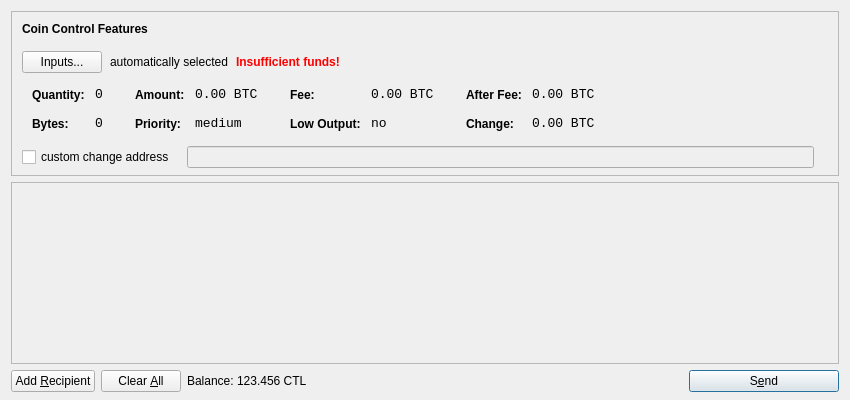
<?xml version="1.0" encoding="UTF-8"?>
<ui version="4.0">
 <class>SendCoinsDialog</class>
 <widget class="QDialog" name="SendCoinsDialog">
  <property name="geometry">
   <rect>
    <x>0</x>
    <y>0</y>
    <width>850</width>
    <height>400</height>
   </rect>
  </property>
  <property name="windowTitle">
   <string>Send Coins</string>
  </property>
  <layout class="QVBoxLayout" name="verticalLayout" stretch="0,1,0">
   <property name="bottomMargin">
    <number>8</number>
   </property>
   <item>
    <widget class="QFrame" name="frameCoinControl">
     <property name="sizePolicy">
      <sizepolicy hsizetype="Expanding" vsizetype="Expanding">
       <horstretch>0</horstretch>
       <verstretch>0</verstretch>
      </sizepolicy>
     </property>
     <property name="maximumSize">
      <size>
       <width>16777215</width>
       <height>16777215</height>
      </size>
     </property>
     <property name="frameShape">
      <enum>QFrame::StyledPanel</enum>
     </property>
     <property name="frameShadow">
      <enum>QFrame::Sunken</enum>
     </property>
     <layout class="QVBoxLayout" name="verticalLayoutCoinControl2">
      <property name="spacing">
       <number>-1</number>
      </property>
      <property name="leftMargin">
       <number>0</number>
      </property>
      <property name="topMargin">
       <number>0</number>
      </property>
      <property name="rightMargin">
       <number>0</number>
      </property>
      <property name="bottomMargin">
       <number>6</number>
      </property>
      <item>
       <layout class="QVBoxLayout" name="verticalLayoutCoinControl" stretch="0,0,0,0,1">
        <property name="spacing">
         <number>0</number>
        </property>
        <property name="leftMargin">
         <number>10</number>
        </property>
        <property name="topMargin">
         <number>10</number>
        </property>
        <item>
         <layout class="QHBoxLayout" name="horizontalLayoutCoinControl1">
          <property name="bottomMargin">
           <number>15</number>
          </property>
          <item>
           <widget class="QLabel" name="labelCoinControlFeatures">
            <property name="sizePolicy">
             <sizepolicy hsizetype="Preferred" vsizetype="Maximum">
              <horstretch>0</horstretch>
              <verstretch>0</verstretch>
             </sizepolicy>
            </property>
            <property name="font">
             <font>
              <weight>75</weight>
              <bold>true</bold>
             </font>
            </property>
            <property name="styleSheet">
             <string notr="true">font-weight:bold;</string>
            </property>
            <property name="text">
             <string>Coin Control Features</string>
            </property>
           </widget>
          </item>
         </layout>
        </item>
        <item>
         <layout class="QHBoxLayout" name="horizontalLayoutCoinControl2" stretch="0,0,0,0">
          <property name="spacing">
           <number>8</number>
          </property>
          <property name="bottomMargin">
           <number>10</number>
          </property>
          <item>
           <widget class="QPushButton" name="pushButtonCoinControl">
            <property name="styleSheet">
             <string notr="true"/>
            </property>
            <property name="text">
             <string>Inputs...</string>
            </property>
           </widget>
          </item>
          <item>
           <widget class="QLabel" name="labelCoinControlAutomaticallySelected">
            <property name="text">
             <string>automatically selected</string>
            </property>
            <property name="margin">
             <number>5</number>
            </property>
           </widget>
          </item>
          <item>
           <widget class="QLabel" name="labelCoinControlInsuffFunds">
            <property name="font">
             <font>
              <weight>75</weight>
              <bold>true</bold>
             </font>
            </property>
            <property name="styleSheet">
             <string notr="true">color:red;font-weight:bold;</string>
            </property>
            <property name="text">
             <string>Insufficient funds!</string>
            </property>
            <property name="margin">
             <number>5</number>
            </property>
           </widget>
          </item>
          <item>
           <spacer name="horizontalSpacerCoinControl">
            <property name="orientation">
             <enum>Qt::Horizontal</enum>
            </property>
            <property name="sizeHint" stdset="0">
             <size>
              <width>40</width>
              <height>1</height>
             </size>
            </property>
           </spacer>
          </item>
         </layout>
        </item>
        <item>
         <widget class="QWidget" name="widgetCoinControl" native="true">
          <property name="sizePolicy">
           <sizepolicy hsizetype="Preferred" vsizetype="Preferred">
            <horstretch>0</horstretch>
            <verstretch>0</verstretch>
           </sizepolicy>
          </property>
          <property name="minimumSize">
           <size>
            <width>0</width>
            <height>0</height>
           </size>
          </property>
          <property name="styleSheet">
           <string notr="true"/>
          </property>
          <layout class="QHBoxLayout" name="horizontalLayoutCoinControl5">
           <property name="margin">
            <number>0</number>
           </property>
           <item>
            <layout class="QHBoxLayout" name="horizontalLayoutCoinControl3" stretch="0,0,0,1">
             <property name="spacing">
              <number>20</number>
             </property>
             <property name="topMargin">
              <number>0</number>
             </property>
             <property name="bottomMargin">
              <number>10</number>
             </property>
             <item>
              <layout class="QFormLayout" name="formLayoutCoinControl1">
               <property name="horizontalSpacing">
                <number>10</number>
               </property>
               <property name="verticalSpacing">
                <number>14</number>
               </property>
               <property name="leftMargin">
                <number>10</number>
               </property>
               <property name="topMargin">
                <number>4</number>
               </property>
               <property name="rightMargin">
                <number>6</number>
               </property>
               <item row="0" column="0">
                <widget class="QLabel" name="labelCoinControlQuantityText">
                 <property name="styleSheet">
                  <string notr="true">font-weight:bold;</string>
                 </property>
                 <property name="text">
                  <string>Quantity:</string>
                 </property>
                 <property name="margin">
                  <number>0</number>
                 </property>
                </widget>
               </item>
               <item row="0" column="1">
                <widget class="QLabel" name="labelCoinControlQuantity">
                 <property name="font">
                  <font>
                   <family>Monospace</family>
                   <pointsize>10</pointsize>
                  </font>
                 </property>
                 <property name="cursor">
                  <cursorShape>IBeamCursor</cursorShape>
                 </property>
                 <property name="contextMenuPolicy">
                  <enum>Qt::ActionsContextMenu</enum>
                 </property>
                 <property name="text">
                  <string notr="true">0</string>
                 </property>
                 <property name="margin">
                  <number>0</number>
                 </property>
                 <property name="textInteractionFlags">
                  <set>Qt::LinksAccessibleByMouse|Qt::TextSelectableByKeyboard|Qt::TextSelectableByMouse</set>
                 </property>
                </widget>
               </item>
               <item row="1" column="0">
                <widget class="QLabel" name="labelCoinControlBytesText">
                 <property name="styleSheet">
                  <string notr="true">font-weight:bold;</string>
                 </property>
                 <property name="text">
                  <string>Bytes:</string>
                 </property>
                </widget>
               </item>
               <item row="1" column="1">
                <widget class="QLabel" name="labelCoinControlBytes">
                 <property name="font">
                  <font>
                   <family>Monospace</family>
                   <pointsize>10</pointsize>
                  </font>
                 </property>
                 <property name="cursor">
                  <cursorShape>IBeamCursor</cursorShape>
                 </property>
                 <property name="contextMenuPolicy">
                  <enum>Qt::ActionsContextMenu</enum>
                 </property>
                 <property name="text">
                  <string notr="true">0</string>
                 </property>
                 <property name="textInteractionFlags">
                  <set>Qt::LinksAccessibleByMouse|Qt::TextSelectableByKeyboard|Qt::TextSelectableByMouse</set>
                 </property>
                </widget>
               </item>
              </layout>
             </item>
             <item>
              <layout class="QFormLayout" name="formLayoutCoinControl2">
               <property name="horizontalSpacing">
                <number>10</number>
               </property>
               <property name="verticalSpacing">
                <number>14</number>
               </property>
               <property name="leftMargin">
                <number>6</number>
               </property>
               <property name="topMargin">
                <number>4</number>
               </property>
               <property name="rightMargin">
                <number>6</number>
               </property>
               <item row="0" column="0">
                <widget class="QLabel" name="labelCoinControlAmountText">
                 <property name="styleSheet">
                  <string notr="true">font-weight:bold;</string>
                 </property>
                 <property name="text">
                  <string>Amount:</string>
                 </property>
                 <property name="margin">
                  <number>0</number>
                 </property>
                </widget>
               </item>
               <item row="0" column="1">
                <widget class="QLabel" name="labelCoinControlAmount">
                 <property name="font">
                  <font>
                   <family>Monospace</family>
                   <pointsize>10</pointsize>
                  </font>
                 </property>
                 <property name="cursor">
                  <cursorShape>IBeamCursor</cursorShape>
                 </property>
                 <property name="contextMenuPolicy">
                  <enum>Qt::ActionsContextMenu</enum>
                 </property>
                 <property name="text">
                  <string notr="true">0.00 BTC</string>
                 </property>
                 <property name="textInteractionFlags">
                  <set>Qt::LinksAccessibleByMouse|Qt::TextSelectableByKeyboard|Qt::TextSelectableByMouse</set>
                 </property>
                </widget>
               </item>
               <item row="1" column="0">
                <widget class="QLabel" name="labelCoinControlPriorityText">
                 <property name="styleSheet">
                  <string notr="true">font-weight:bold;</string>
                 </property>
                 <property name="text">
                  <string>Priority:</string>
                 </property>
                </widget>
               </item>
               <item row="1" column="1">
                <widget class="QLabel" name="labelCoinControlPriority">
                 <property name="font">
                  <font>
                   <family>Monospace</family>
                   <pointsize>10</pointsize>
                  </font>
                 </property>
                 <property name="cursor">
                  <cursorShape>IBeamCursor</cursorShape>
                 </property>
                 <property name="contextMenuPolicy">
                  <enum>Qt::ActionsContextMenu</enum>
                 </property>
                 <property name="text">
                  <string>medium</string>
                 </property>
                 <property name="textInteractionFlags">
                  <set>Qt::LinksAccessibleByMouse|Qt::TextSelectableByKeyboard|Qt::TextSelectableByMouse</set>
                 </property>
                </widget>
               </item>
              </layout>
             </item>
             <item>
              <layout class="QFormLayout" name="formLayoutCoinControl3">
               <property name="horizontalSpacing">
                <number>10</number>
               </property>
               <property name="verticalSpacing">
                <number>14</number>
               </property>
               <property name="leftMargin">
                <number>6</number>
               </property>
               <property name="topMargin">
                <number>4</number>
               </property>
               <property name="rightMargin">
                <number>6</number>
               </property>
               <item row="0" column="0">
                <widget class="QLabel" name="labelCoinControlFeeText">
                 <property name="styleSheet">
                  <string notr="true">font-weight:bold;</string>
                 </property>
                 <property name="text">
                  <string>Fee:</string>
                 </property>
                 <property name="margin">
                  <number>0</number>
                 </property>
                </widget>
               </item>
               <item row="0" column="1">
                <widget class="QLabel" name="labelCoinControlFee">
                 <property name="font">
                  <font>
                   <family>Monospace</family>
                   <pointsize>10</pointsize>
                  </font>
                 </property>
                 <property name="cursor">
                  <cursorShape>IBeamCursor</cursorShape>
                 </property>
                 <property name="contextMenuPolicy">
                  <enum>Qt::ActionsContextMenu</enum>
                 </property>
                 <property name="text">
                  <string notr="true">0.00 BTC</string>
                 </property>
                 <property name="textInteractionFlags">
                  <set>Qt::LinksAccessibleByMouse|Qt::TextSelectableByKeyboard|Qt::TextSelectableByMouse</set>
                 </property>
                </widget>
               </item>
               <item row="1" column="0">
                <widget class="QLabel" name="labelCoinControlLowOutputText">
                 <property name="styleSheet">
                  <string notr="true">font-weight:bold;</string>
                 </property>
                 <property name="text">
                  <string>Low Output:</string>
                 </property>
                </widget>
               </item>
               <item row="1" column="1">
                <widget class="QLabel" name="labelCoinControlLowOutput">
                 <property name="font">
                  <font>
                   <family>Monospace</family>
                   <pointsize>10</pointsize>
                  </font>
                 </property>
                 <property name="cursor">
                  <cursorShape>IBeamCursor</cursorShape>
                 </property>
                 <property name="contextMenuPolicy">
                  <enum>Qt::ActionsContextMenu</enum>
                 </property>
                 <property name="text">
                  <string>no</string>
                 </property>
                 <property name="textInteractionFlags">
                  <set>Qt::LinksAccessibleByMouse|Qt::TextSelectableByKeyboard|Qt::TextSelectableByMouse</set>
                 </property>
                </widget>
               </item>
              </layout>
             </item>
             <item>
              <layout class="QFormLayout" name="formLayoutCoinControl4">
               <property name="horizontalSpacing">
                <number>10</number>
               </property>
               <property name="verticalSpacing">
                <number>14</number>
               </property>
               <property name="leftMargin">
                <number>6</number>
               </property>
               <property name="topMargin">
                <number>4</number>
               </property>
               <property name="rightMargin">
                <number>6</number>
               </property>
               <item row="0" column="0">
                <widget class="QLabel" name="labelCoinControlAfterFeeText">
                 <property name="styleSheet">
                  <string notr="true">font-weight:bold;</string>
                 </property>
                 <property name="text">
                  <string>After Fee:</string>
                 </property>
                 <property name="margin">
                  <number>0</number>
                 </property>
                </widget>
               </item>
               <item row="0" column="1">
                <widget class="QLabel" name="labelCoinControlAfterFee">
                 <property name="font">
                  <font>
                   <family>Monospace</family>
                   <pointsize>10</pointsize>
                  </font>
                 </property>
                 <property name="cursor">
                  <cursorShape>IBeamCursor</cursorShape>
                 </property>
                 <property name="contextMenuPolicy">
                  <enum>Qt::ActionsContextMenu</enum>
                 </property>
                 <property name="text">
                  <string notr="true">0.00 BTC</string>
                 </property>
                 <property name="textInteractionFlags">
                  <set>Qt::LinksAccessibleByMouse|Qt::TextSelectableByKeyboard|Qt::TextSelectableByMouse</set>
                 </property>
                </widget>
               </item>
               <item row="1" column="0">
                <widget class="QLabel" name="labelCoinControlChangeText">
                 <property name="styleSheet">
                  <string notr="true">font-weight:bold;</string>
                 </property>
                 <property name="text">
                  <string>Change:</string>
                 </property>
                </widget>
               </item>
               <item row="1" column="1">
                <widget class="QLabel" name="labelCoinControlChange">
                 <property name="font">
                  <font>
                   <family>Monospace</family>
                   <pointsize>10</pointsize>
                  </font>
                 </property>
                 <property name="cursor">
                  <cursorShape>IBeamCursor</cursorShape>
                 </property>
                 <property name="contextMenuPolicy">
                  <enum>Qt::ActionsContextMenu</enum>
                 </property>
                 <property name="text">
                  <string notr="true">0.00 BTC</string>
                 </property>
                 <property name="textInteractionFlags">
                  <set>Qt::LinksAccessibleByMouse|Qt::TextSelectableByKeyboard|Qt::TextSelectableByMouse</set>
                 </property>
                </widget>
               </item>
              </layout>
             </item>
            </layout>
           </item>
          </layout>
         </widget>
        </item>
        <item>
         <layout class="QHBoxLayout" name="horizontalLayoutCoinControl4" stretch="0,0,0">
          <property name="spacing">
           <number>12</number>
          </property>
          <property name="sizeConstraint">
           <enum>QLayout::SetDefaultConstraint</enum>
          </property>
          <property name="topMargin">
           <number>5</number>
          </property>
          <property name="rightMargin">
           <number>5</number>
          </property>
          <item>
           <widget class="QCheckBox" name="checkBoxCoinControlChange">
            <property name="text">
             <string>custom change address</string>
            </property>
           </widget>
          </item>
          <item>
           <widget class="QLineEdit" name="lineEditCoinControlChange">
            <property name="enabled">
             <bool>false</bool>
            </property>
            <property name="sizePolicy">
             <sizepolicy hsizetype="Expanding" vsizetype="Fixed">
              <horstretch>0</horstretch>
              <verstretch>0</verstretch>
             </sizepolicy>
            </property>
           </widget>
          </item>
          <item>
           <widget class="QLabel" name="labelCoinControlChangeLabel">
            <property name="sizePolicy">
             <sizepolicy hsizetype="Preferred" vsizetype="Expanding">
              <horstretch>0</horstretch>
              <verstretch>0</verstretch>
             </sizepolicy>
            </property>
            <property name="minimumSize">
             <size>
              <width>0</width>
              <height>0</height>
             </size>
            </property>
            <property name="text">
             <string/>
            </property>
            <property name="margin">
             <number>3</number>
            </property>
           </widget>
          </item>
         </layout>
        </item>
        <item>
         <spacer name="verticalSpacerCoinControl">
          <property name="orientation">
           <enum>Qt::Vertical</enum>
          </property>
          <property name="sizeHint" stdset="0">
           <size>
            <width>800</width>
            <height>1</height>
           </size>
          </property>
         </spacer>
        </item>
       </layout>
      </item>
     </layout>
    </widget>
   </item>
   <item>
    <widget class="QScrollArea" name="scrollArea">
     <property name="widgetResizable">
      <bool>true</bool>
     </property>
     <widget class="QWidget" name="scrollAreaWidgetContents">
      <property name="geometry">
       <rect>
        <x>0</x>
        <y>0</y>
        <width>830</width>
        <height>165</height>
       </rect>
      </property>
      <layout class="QVBoxLayout" name="verticalLayout_2">
       <property name="margin">
        <number>0</number>
       </property>
       <item>
        <layout class="QVBoxLayout" name="entries">
         <property name="spacing">
          <number>6</number>
         </property>
        </layout>
       </item>
       <item>
        <spacer name="verticalSpacer">
         <property name="orientation">
          <enum>Qt::Vertical</enum>
         </property>
         <property name="sizeHint" stdset="0">
          <size>
           <width>20</width>
           <height>40</height>
          </size>
         </property>
        </spacer>
       </item>
      </layout>
     </widget>
    </widget>
   </item>
   <item>
    <layout class="QHBoxLayout" name="horizontalLayout">
     <item>
      <widget class="QPushButton" name="addButton">
       <property name="toolTip">
        <string>Send to multiple recipients at once</string>
       </property>
       <property name="text">
        <string>Add &amp;Recipient</string>
       </property>
       <property name="icon">
        <iconset resource="../bitcoin.qrc">
         <normaloff>:/icons/add</normaloff>:/icons/add</iconset>
       </property>
       <property name="autoDefault">
        <bool>false</bool>
       </property>
      </widget>
     </item>
     <item>
      <widget class="QPushButton" name="clearButton">
       <property name="sizePolicy">
        <sizepolicy hsizetype="Minimum" vsizetype="Fixed">
         <horstretch>0</horstretch>
         <verstretch>0</verstretch>
        </sizepolicy>
       </property>
       <property name="toolTip">
        <string>Remove all transaction fields</string>
       </property>
       <property name="text">
        <string>Clear &amp;All</string>
       </property>
       <property name="icon">
        <iconset resource="../bitcoin.qrc">
         <normaloff>:/icons/remove</normaloff>:/icons/remove</iconset>
       </property>
       <property name="autoRepeatDelay">
        <number>300</number>
       </property>
       <property name="autoDefault">
        <bool>false</bool>
       </property>
      </widget>
     </item>
     <item>
      <layout class="QHBoxLayout" name="horizontalLayout_2">
       <property name="spacing">
        <number>3</number>
       </property>
       <item>
        <widget class="QLabel" name="label">
         <property name="text">
          <string>Balance:</string>
         </property>
        </widget>
       </item>
       <item>
        <widget class="QLabel" name="labelBalance">
         <property name="cursor">
          <cursorShape>IBeamCursor</cursorShape>
         </property>
         <property name="text">
          <string>123.456 CTL</string>
         </property>
         <property name="textInteractionFlags">
          <set>Qt::LinksAccessibleByMouse|Qt::TextSelectableByKeyboard|Qt::TextSelectableByMouse</set>
         </property>
        </widget>
       </item>
      </layout>
     </item>
     <item>
      <spacer name="horizontalSpacer">
       <property name="orientation">
        <enum>Qt::Horizontal</enum>
       </property>
       <property name="sizeHint" stdset="0">
        <size>
         <width>40</width>
         <height>20</height>
        </size>
       </property>
      </spacer>
     </item>
     <item>
      <widget class="QPushButton" name="sendButton">
       <property name="minimumSize">
        <size>
         <width>150</width>
         <height>0</height>
        </size>
       </property>
       <property name="toolTip">
        <string>Confirm the send action</string>
       </property>
       <property name="text">
        <string>S&amp;end</string>
       </property>
       <property name="icon">
        <iconset resource="../bitcoin.qrc">
         <normaloff>:/icons/send</normaloff>:/icons/send</iconset>
       </property>
       <property name="default">
        <bool>true</bool>
       </property>
      </widget>
     </item>
    </layout>
   </item>
  </layout>
 </widget>
 <resources>
  <include location="../bitcoin.qrc"/>
 </resources>
 <connections/>
</ui>
